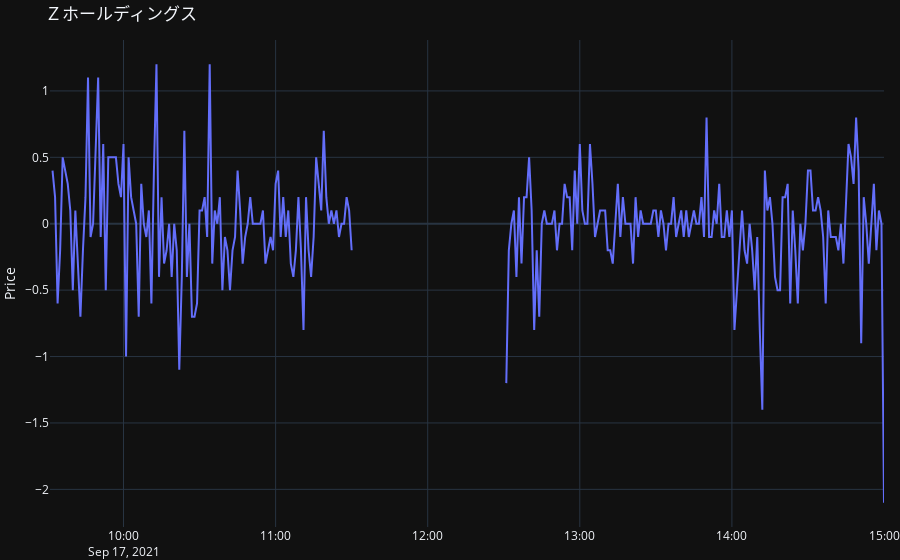

The notebook cell this image was saved under:
### Markdown cell above
### Diff plot

### Code cell
cp = CreateStockData(data, 'CurrentPrice', '1min')
goplot(cp.diff(), type='line', title=data.SymbolName[0])

### Figure 1 — Plotly figure (JSON) as saved in the notebook; plotly's stock layout.template omitted (floating-point values rounded to 4 significant figures; data arrays with more than 128 entries replaced by an {"elided": "..."} marker saying what was removed)
{"data": [{"type": "scatter", "x": {"elided": "330 str values"}, "y": {"elided": "330 float values"}}], "layout": {"autosize": true, "margin": {"b": 0, "l": 0, "r": 0, "t": 40}, "title": {"text": "Ｚホールディングス"}, "xaxis": {"autorange": true, "range": ["2021-09-17 09:31", "2021-09-17 15:00"], "type": "date"}, "yaxis": {"autorange": true, "range": [-2.283, 1.383], "title": {"text": "Price"}, "type": "linear"}}}
